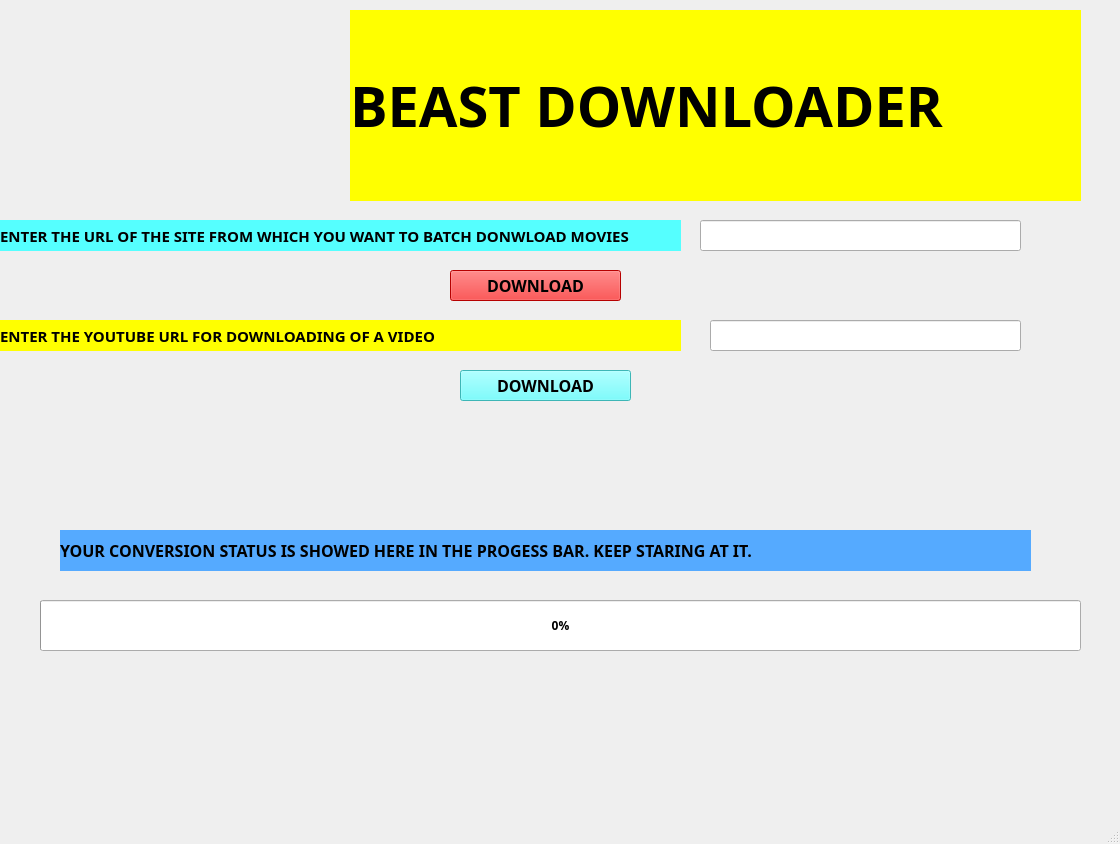
<?xml version="1.0" encoding="UTF-8"?>
<ui version="4.0">
 <class>MainWindow</class>
 <widget class="QMainWindow" name="MainWindow">
  <property name="geometry">
   <rect>
    <x>0</x>
    <y>0</y>
    <width>1120</width>
    <height>844</height>
   </rect>
  </property>
  <property name="windowTitle">
   <string>MainWindow</string>
  </property>
  <widget class="QWidget" name="centralwidget">
   <widget class="QPushButton" name="pushButton_2">
    <property name="geometry">
     <rect>
      <x>460</x>
      <y>370</y>
      <width>171</width>
      <height>31</height>
     </rect>
    </property>
    <property name="font">
     <font>
      <family>Algerian</family>
      <pointsize>12</pointsize>
      <weight>75</weight>
      <bold>true</bold>
     </font>
    </property>
    <property name="styleSheet">
     <string notr="true">background-color: rgb(85, 255, 255);</string>
    </property>
    <property name="text">
     <string>DOWNLOAD</string>
    </property>
   </widget>
   <widget class="QProgressBar" name="progressBar">
    <property name="geometry">
     <rect>
      <x>40</x>
      <y>600</y>
      <width>1041</width>
      <height>51</height>
     </rect>
    </property>
    <property name="font">
     <font>
      <family>Algerian</family>
      <weight>75</weight>
      <bold>true</bold>
     </font>
    </property>
    <property name="value">
     <number>0</number>
    </property>
   </widget>
   <widget class="QLabel" name="label_3">
    <property name="geometry">
     <rect>
      <x>60</x>
      <y>530</y>
      <width>971</width>
      <height>41</height>
     </rect>
    </property>
    <property name="font">
     <font>
      <family>Algerian</family>
      <pointsize>12</pointsize>
      <weight>75</weight>
      <bold>true</bold>
     </font>
    </property>
    <property name="styleSheet">
     <string notr="true">background-color: rgb(85, 170, 255);</string>
    </property>
    <property name="text">
     <string>YOUR CONVERSION STATUS IS SHOWED HERE IN THE PROGESS BAR. KEEP STARING AT IT.</string>
    </property>
   </widget>
   <widget class="QLabel" name="label_2">
    <property name="geometry">
     <rect>
      <x>10</x>
      <y>0</y>
      <width>421</width>
      <height>211</height>
     </rect>
    </property>
    <property name="text">
     <string/>
    </property>
    <property name="pixmap">
     <pixmap>3.PNG</pixmap>
    </property>
   </widget>
   <widget class="QLabel" name="label_5">
    <property name="geometry">
     <rect>
      <x>0</x>
      <y>220</y>
      <width>681</width>
      <height>31</height>
     </rect>
    </property>
    <property name="font">
     <font>
      <family>Algerian</family>
      <pointsize>11</pointsize>
      <weight>75</weight>
      <bold>true</bold>
     </font>
    </property>
    <property name="styleSheet">
     <string notr="true">background-color: rgb(0, 255, 0);
background-color: rgb(85, 255, 255);</string>
    </property>
    <property name="text">
     <string>ENTER THE URL OF THE SITE FROM WHICH YOU WANT TO BATCH DONWLOAD MOVIES</string>
    </property>
   </widget>
   <widget class="QPushButton" name="pushButton">
    <property name="geometry">
     <rect>
      <x>450</x>
      <y>270</y>
      <width>171</width>
      <height>31</height>
     </rect>
    </property>
    <property name="font">
     <font>
      <family>Algerian</family>
      <pointsize>12</pointsize>
      <weight>75</weight>
      <bold>true</bold>
     </font>
    </property>
    <property name="styleSheet">
     <string notr="true">background-color: rgb(85, 255, 255);
background-color: rgb(255, 0, 0);</string>
    </property>
    <property name="text">
     <string>DOWNLOAD</string>
    </property>
   </widget>
   <widget class="QLabel" name="label_6">
    <property name="geometry">
     <rect>
      <x>0</x>
      <y>320</y>
      <width>681</width>
      <height>31</height>
     </rect>
    </property>
    <property name="font">
     <font>
      <family>Algerian</family>
      <pointsize>11</pointsize>
      <weight>75</weight>
      <bold>true</bold>
     </font>
    </property>
    <property name="styleSheet">
     <string notr="true">background-color: rgb(0, 255, 0);
background-color: rgb(255, 255, 0);</string>
    </property>
    <property name="text">
     <string>ENTER THE YOUTUBE URL FOR DOWNLOADING OF A VIDEO</string>
    </property>
   </widget>
   <widget class="QLineEdit" name="lineEdit_2">
    <property name="geometry">
     <rect>
      <x>710</x>
      <y>320</y>
      <width>311</width>
      <height>31</height>
     </rect>
    </property>
   </widget>
   <widget class="QLabel" name="label">
    <property name="geometry">
     <rect>
      <x>350</x>
      <y>10</y>
      <width>731</width>
      <height>191</height>
     </rect>
    </property>
    <property name="font">
     <font>
      <family>Algerian</family>
      <pointsize>42</pointsize>
      <weight>75</weight>
      <italic>false</italic>
      <bold>true</bold>
      <underline>false</underline>
     </font>
    </property>
    <property name="focusPolicy">
     <enum>Qt::StrongFocus</enum>
    </property>
    <property name="autoFillBackground">
     <bool>false</bool>
    </property>
    <property name="styleSheet">
     <string notr="true">background-color: rgb(255, 255, 255);
background-color: rgb(255, 255, 0);</string>
    </property>
    <property name="text">
     <string>BEAST DOWNLOADER</string>
    </property>
    <property name="textFormat">
     <enum>Qt::RichText</enum>
    </property>
    <property name="scaledContents">
     <bool>false</bool>
    </property>
   </widget>
   <widget class="QLineEdit" name="lineEdit">
    <property name="geometry">
     <rect>
      <x>700</x>
      <y>220</y>
      <width>321</width>
      <height>31</height>
     </rect>
    </property>
   </widget>
  </widget>
  <widget class="QStatusBar" name="statusbar"/>
 </widget>
 <resources/>
 <connections/>
</ui>
